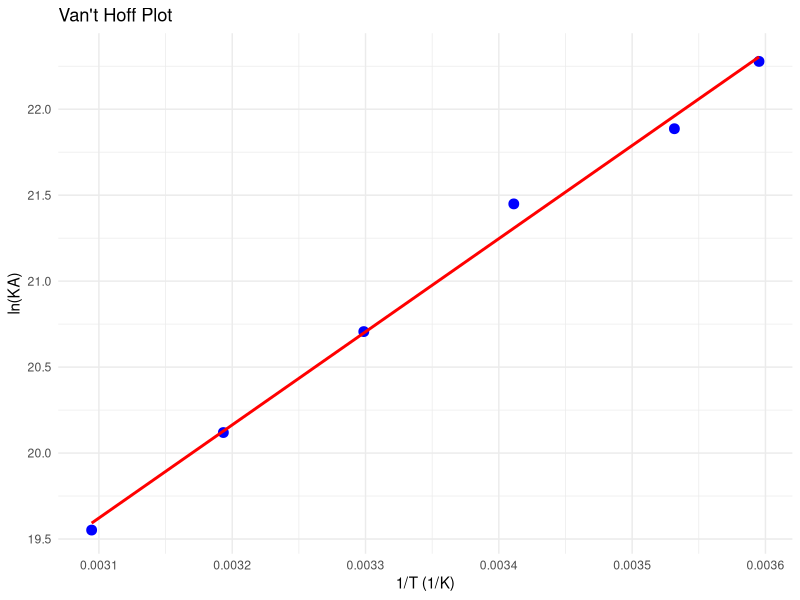

Recreate this plot in R.
# Author: Michael Jaggi
# Course: BCH 306 - Part "Binding Equilibria and ITC" (Jelezarov)

# Load necessary libraries
library(ggplot2)

# Step 1: Data Preparation
# Temperature in Kelvin
T <- c(278.15, 283.15, 293.15, 303.15, 313.15, 323.15)
# Binding constants from experiments (M^-1)
KA_Exp1 <- c(4.9e9, 3.0e9, 2.2e9, 8.5e8, 6.0e8, 2.5e8)
KA_Exp2 <- c(4.2e9, 3.7e9, 1.7e9, 1.2e9, 5.3e8, 3.3e8)
KA_Exp3 <- c(5.1e9, 2.9e9, 2.3e9, 9.0e8, 5.1e8, 3.5e8)
# Enthalpy from ITC in kJ/mol
DeltaH_ITC <- c(NA, -35.8, NA, -47.7, -54.1, NA)

# Calculate mean KA and ln(KA)
KA_mean <- rowMeans(cbind(KA_Exp1, KA_Exp2, KA_Exp3), na.rm = TRUE)
ln_KA <- log(KA_mean)

# Step 2: Van't Hoff Analysis
R <- 8.314 # J/mol*K
inv_T <- 1 / T

# Fit linear model ln(KA) = -DeltaH/R * (1/T) + DeltaS/R
fit <- lm(ln_KA ~ inv_T)
DeltaH <- -coef(fit)[2] * R / 1000 # in kJ/mol
DeltaS <- coef(fit)[1] * R / 1000 # in kJ/mol*K

# Step 3: Calculate Free Energy at 298.15 K and 356.15 K
DeltaG_25 <- DeltaH - 298.15 * DeltaS
DeltaG_83 <- DeltaH - 356.15 * DeltaS

# Step 4: Plot Van't Hoff Plot
plot_data <- data.frame(inv_T, ln_KA)
p1 <-    ggplot(plot_data, aes(x = inv_T, y = ln_KA)) +
          geom_point(color = "blue", size = 3) +
          geom_smooth(method = "lm", color = "red", se = FALSE) +
          labs(title = "Van't Hoff Plot",
              x = "1/T (1/K)",
              y = "ln(KA)") +
          theme_minimal()

print(p1)

# Step 5: Extrapolation and Results
T_optimal <- 356.15
KA_optimal <- exp(- (DeltaH * 1000 - DeltaS * 1000 * T_optimal) / (R * T_optimal))

cat("Results:\n")
cat("DeltaH (kJ/mol):", DeltaH, "\n")
cat("DeltaS (kJ/mol*K):", DeltaS, "\n")
cat("DeltaG at 25°C (kJ/mol):", DeltaG_25, "\n")
cat("DeltaG at 83°C (kJ/mol):", DeltaG_83, "\n")
cat("Binding constant at 83°C (M^-1):", KA_optimal, "\n")
